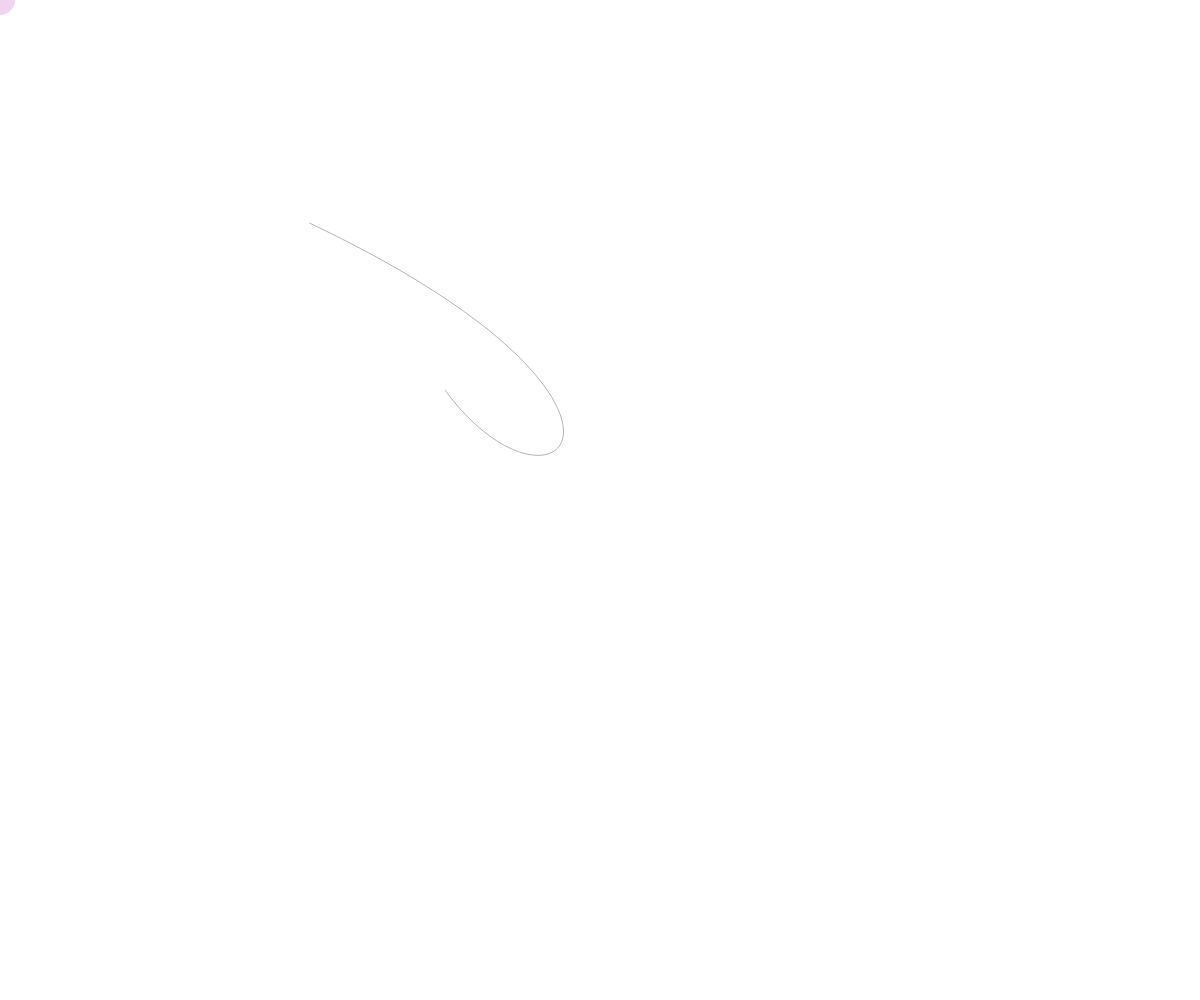
Frame 1 (no input)
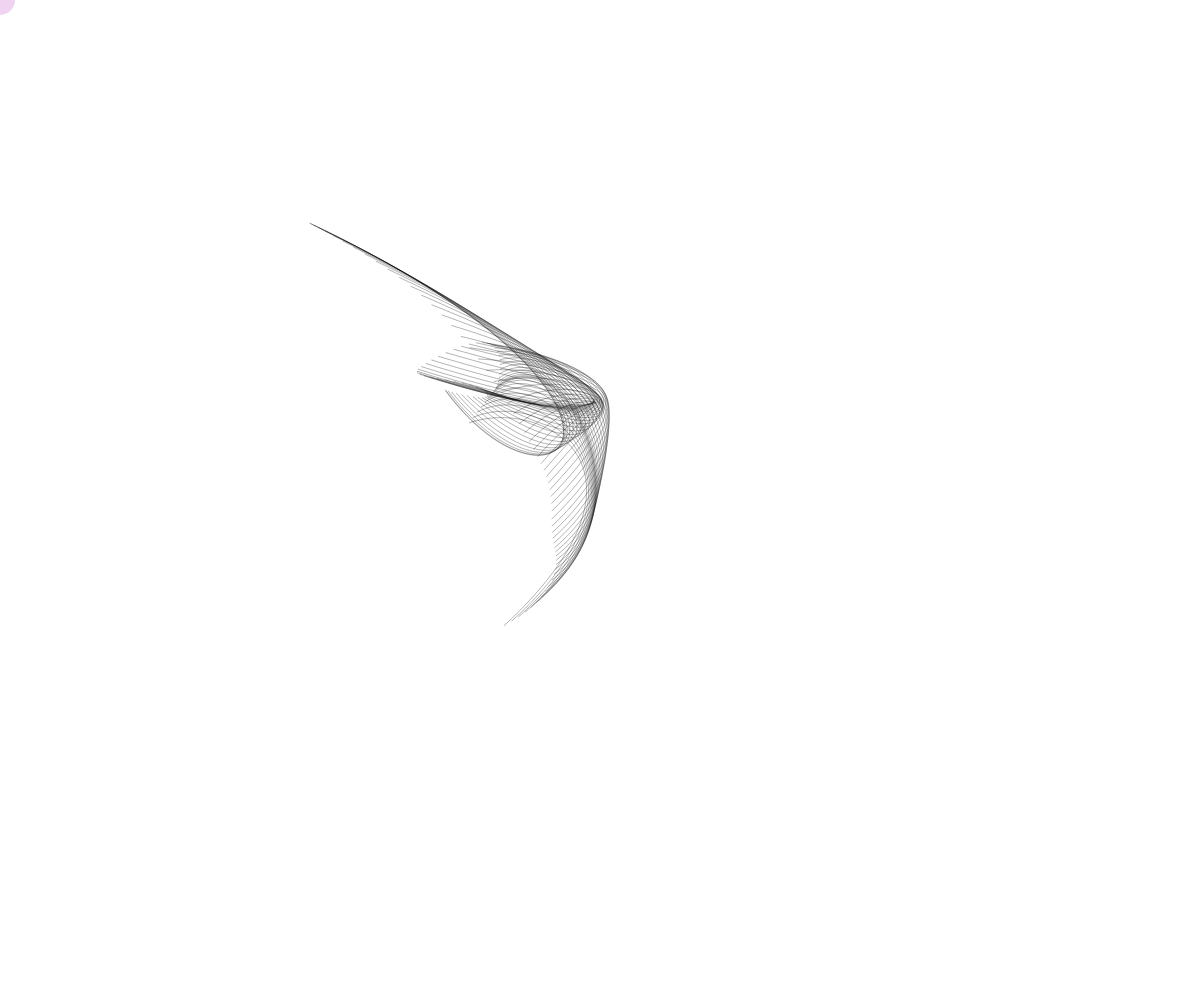
Frame 60 (no input)
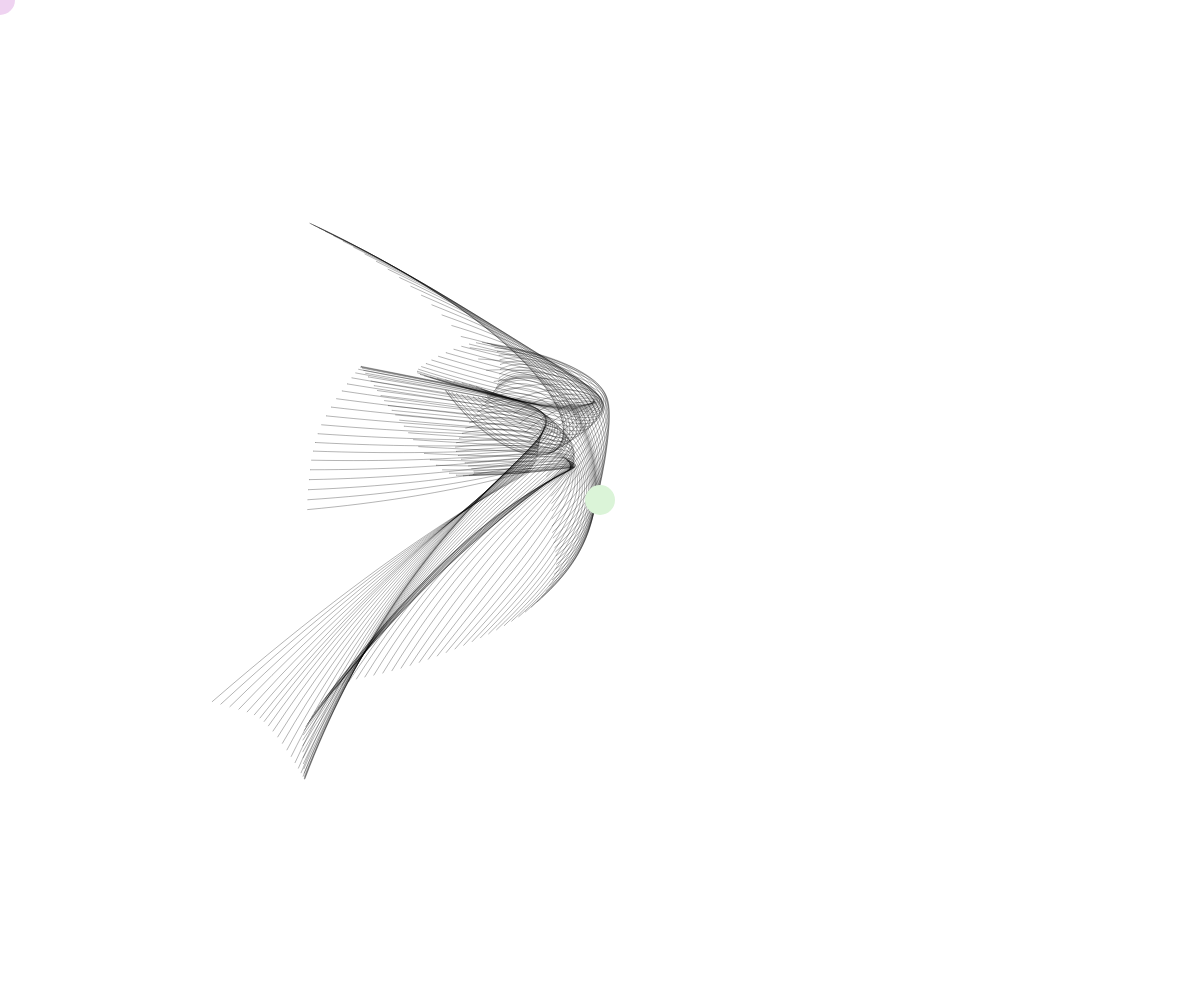
Frame 120 (the mouse pressed at the canvas centre since frame 60)

The p5.js sketch that drew these frames (run headless with seeded random() and noise() and a simulated clock; from frame 60 on, the mouse is pressed at the canvas centre):

// p5.js sketch
// ── sketch.js

let canvas;
let n;
let offset = 0;
let x1; let y1;
let x2; let y2;
let x3; let y3;
let x4; let y4;

function setup() {
    canvas = createCanvas(windowWidth, windowHeight);
    canvas.position(0, 0);
    canvas.style("z-index", -1)
    background(255);
  }
  
  function windowResized(){
   resizeCanvas(windowWidth, windowHeight); 
}

  function draw(){
    strokeWeight(0.3);
    noFill();
    x1 = noise(offset+5)*width;
    x2 = noise(offset+10)*width;
    x3 = noise(offset+15)*width;
    x4 = noise(offset+20)*width;
    y1 = noise(offset+25)*height;
    y2 = noise(offset+30)*height;
    y3 = noise(offset+35)*height;
    y4 = noise(offset+40)*height;
    offset += 0.01;
    
    bezier(x1, y1, x2, y2, x3, y3, x4, y4); 
  }

  function mouseMoved(){
   drawThing(mouseX, mouseY);
  }

  function drawThing(_x, _y,){
    strokeWeight(0);
    fill(random(200, 255),random(200, 255),random(200, 255));
    ellipse(_x, _y, 30, 30);
  }
